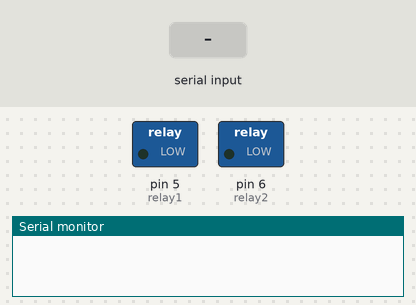
A sketch run on a simulated Arduino Uno, built with avr-gcc and run on an emulated ATmega328P. On the bench: switched loads named in the sketch (green lamp = pin HIGH), the last lines printed to the serial monitor. The test bench sets the inputs (shaded band).

Above: at 1.2 s.
1.3 s: "1" received over Serial
At 2.5 s:
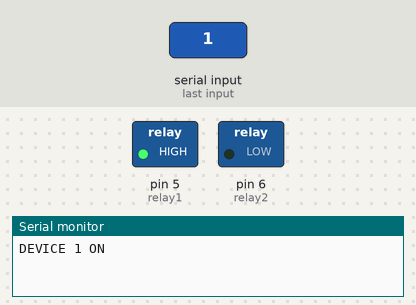
2.8 s: "2" received over Serial
At 4.0 s:
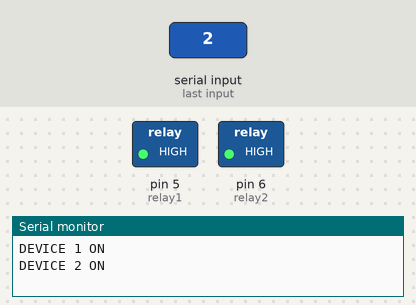
4.8 s: "3" received over Serial
At 6.5 s:
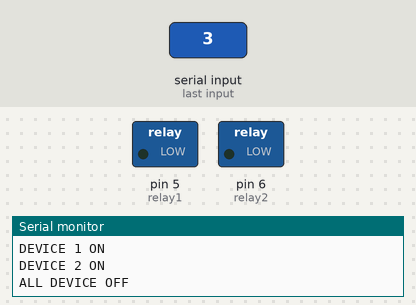
6.8 s: "2" received over Serial
At 8.3 s:
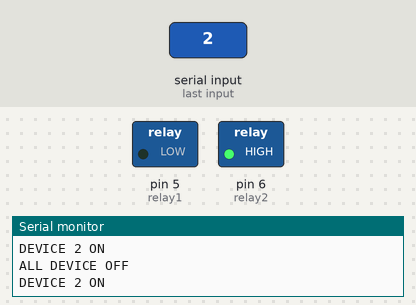
Timing chart, 0 to 9.8 s (numbered marks = the images above; inputs shaded):
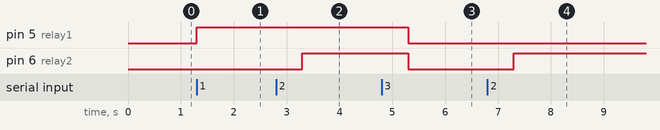

The sketch:

RELAY_with_ble.ino
```cpp
#define relay1 5
#define relay2 6

void setup() {
  // put your setup code here, to run once:
pinMode(relay1, OUTPUT);
pinMode(relay2, OUTPUT);
Serial.begin(9600);

}

void loop() {
  // put your main code here, to run repeatedly:
if(Serial.available()>0){
  int state = Serial.read();
if(state == '1'){
  digitalWrite(relay1, HIGH);
   //digitalWrite(relay2, LOW);
   Serial.println("DEVICE 1 ON");
  delay(2000);
  //state = '0';
}
 else if(state == '2'){
  digitalWrite(relay2, HIGH);
  //digitalWrite(relay1, LOW);
  Serial.println("DEVICE 2 ON");
  delay(2000);
  //state = '0';
  }
else if(state == '3') {
  digitalWrite(relay1, LOW);
  digitalWrite(relay2, LOW);
  Serial.println("ALL DEVICE OFF");
  delay(2000);
  }


//digitalWrite(relay1, LOW);
  //digitalWrite(relay2, LOW);
}
}
```

Measured:
- after the input at 1.3 s, pin 5 (relay1): LOW → HIGH at once
- after the input at 2.8 s, pin 6 (relay2): LOW → HIGH after 0.50 s
- after the input at 4.8 s, pin 5 (relay1), pin 6 (relay2): HIGH → LOW after 0.50 s
- after the input at 6.8 s, pin 6 (relay2): LOW → HIGH after 0.50 s
